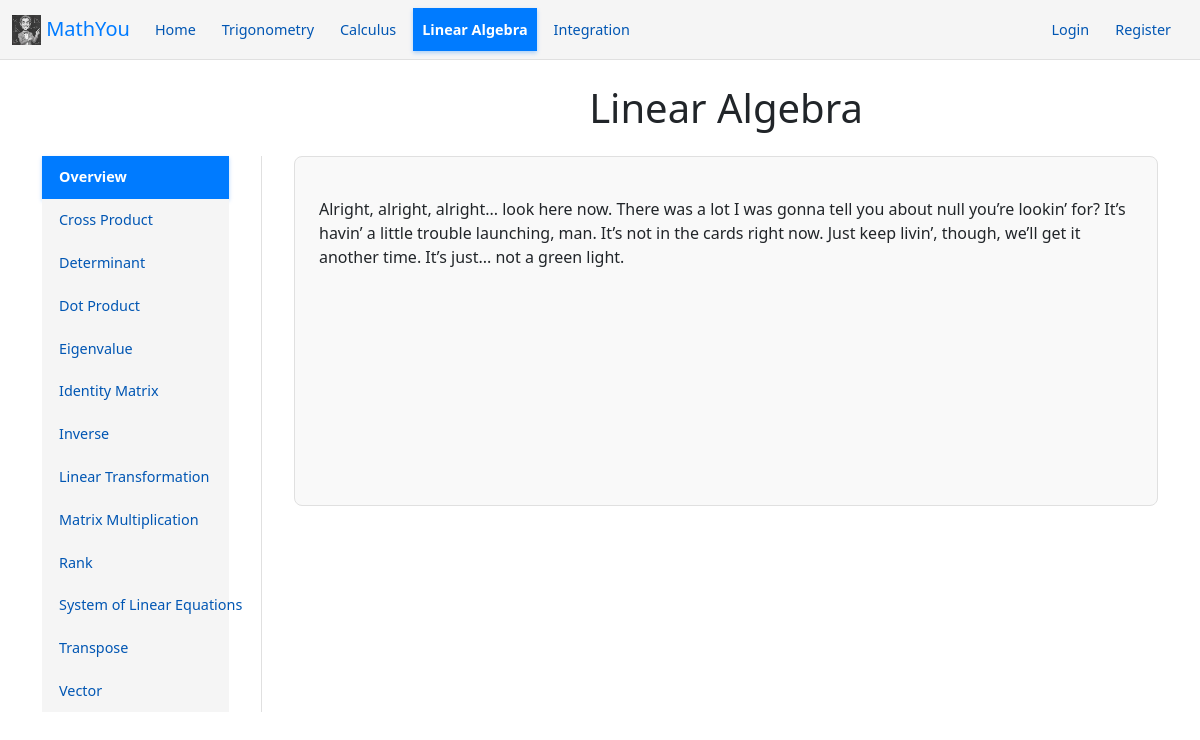
/linear-algebra, run on the app's committed database.
### app/models.py (models this page shows, shortened)
class Concept(db.Model):
    __tablename__ = 'concepts'
    id = db.Column(db.Integer, primary_key=True)
    name = db.Column(db.String(100), nullable=False)
    slug = db.Column(db.String(100), nullable=False)
    subject_id = db.Column(db.Integer, db.ForeignKey('subjects.id'), nullable=False)
    formula = db.Column(db.Text, nullable=True)
    explanation = db.Column(db.Text, nullable=True)
    core_idea = db.Column(db.Text, nullable=True)
    real_world_application = db.Column(db.Text, nullable=True)
    mathematical_demonstration = db.Column(db.Text, nullable=True)
    study_plan = db.Column(db.Text, nullable=True)
    subject = db.relationship('Subject', back_populates='concepts')
    questions = db.relationship('Question', back_populates='concept', lazy=True, cascade="all, delete-orphan")
    __table_args__ = (db.UniqueConstraint('subject_id', 'slug', name='_subject_concept_slug_uc'),)

class Subject(db.Model):
    __tablename__ = 'subjects'
    id = db.Column(db.Integer, primary_key=True)
    name = db.Column(db.String(100), unique=True, nullable=False)
    slug = db.Column(db.String(100), unique=True, nullable=False)
    concepts = db.relationship('Concept', back_populates='subject', lazy=True, cascade="all, delete-orphan")

### app/blueprints/main.py (the view, shortened to what this page needs)
@main_bp.route('/<string:subject_slug>')
def discipline_page(subject_slug):
    subject = Subject.query.filter_by(slug=subject_slug).first_or_404()
    problems_by_concept = {}
    difficulty_map = {'Easy': 1, 'Medium': 2, 'Hard': 3}
    reverse_difficulty_map = {1: 'Easy', 2: 'Medium', 3: 'Hard'}
    for concept in subject.concepts:
        questions = concept.questions
        if not questions:
            continue
        target_difficulty = 'Easy' # Default
        candidate = next((q for q in questions if q.difficulty == target_difficulty), None)
        if candidate:
            problems_by_concept[concept.slug] = [candidate.legacy_id]
        elif not current_user.is_authenticated:
                problems_by_concept[concept.slug] = [questions[0].legacy_id]
    return render_template('discipline.html',
                            discipline_name=subject.name,
                            concepts=subject.concepts,
                            active_page=subject.slug,
                            problems=problems_by_concept)

### templates/discipline.html
{% extends "base.html" %}
{% block content %}
<div class="discipline-layout">
    <nav class="concept-nav" data-menu="concept-nav">
        <a href="#overview" class="nav-link" data-concept="overview">Overview</a>
            {% for concept in concepts %}
            <a href="#{{ concept.slug }}"
            class="nav-link"
            data-concept="{{ concept.slug }}">
            {{ concept.name }}
        </a>
        {% endfor %}
    </nav>
    <main class="discipline-content">
        <h1 class="text-center mb-4">{{ discipline_name }}</h1>
        <math-content
            discpline-name="{{ discipline_name }}"
            discipline-id="{{ active_page }}"
            data-problems='{{ problems | tojson }}'
        ></math-content>
    </main>
</div>
{% endblock %}

### static/css/variables.css (style rules this page uses)
:root { --font-family: Arial, sans-serif; --base-font-size: 16px; --button-border-radius: 0; --button-bg-color: #0d6efd; --nav-primary-color: #007bff; --nav-text-color: #0056b3; --nav-bg-color: whitesmoke; --nav-hover-bg-color: #dbe9f7; --nav-active-text-color: #fff; --nav-border-color: #e0e0e0; --nav-border-radius: 0; --nav-font-size: 0.9rem; --nav-font-weight: 500; --nav-active-font-weight: 600; }

### static/css/navigation.css (style rules this page uses)
.nav-link { display: inline-block; padding: 0.6rem 1rem; color: var(--nav-text-color); background-color: var(--nav-bg-color); border-radius: var(--nav-border-radius); text-decoration: none; font-size: var(--nav-font-size); font-weight: var(--nav-font-weight); transition: all 0.2s ease-in-out; border: 1px solid transparent; white-space: nowrap; margin-right: 0.5rem; }
.nav-link.active { color: var(--nav-active-text-color); background-color: var(--nav-primary-color); font-weight: var(--nav-active-font-weight); box-shadow: 0 2px 4px rgba(0, 123, 255, 0.3); }
.discipline-layout { display: flex; flex-direction: column; gap: 1.5rem; }
.concept-nav { flex-wrap: wrap; padding-bottom: 1rem; border-bottom: 1px solid var(--nav-border-color); margin-top: 4.5rem; }
@media (min-width: 768px) { .discipline-layout { flex-direction: row; align-items: flex-start; gap: 2rem; } }
@media (min-width: 768px) { .concept-nav { flex-direction: column; flex-wrap: nowrap; flex-shrink: 0; width: 220px; border-bottom: none; border-right: 1px solid var(--nav-border-color); padding-right: 2rem; padding-bottom: 0; } }
@media (min-width: 768px) { .concept-nav .nav-link { width: 100%; } }

### data on the page
Concept: name "Cross Product"
Concept: name "Determinant"
Concept: name "Dot Product"
Concept: name "Eigenvalue"
Concept: name "Identity Matrix"
Concept: name "Inverse"
Concept: name "Linear Transformation"
Concept: name "Matrix Multiplication"
Concept: name "Rank"
Concept: name "System of Linear Equations"
Concept: name "Transpose"
Concept: name "Vector"
Subject: name "Linear Algebra"
